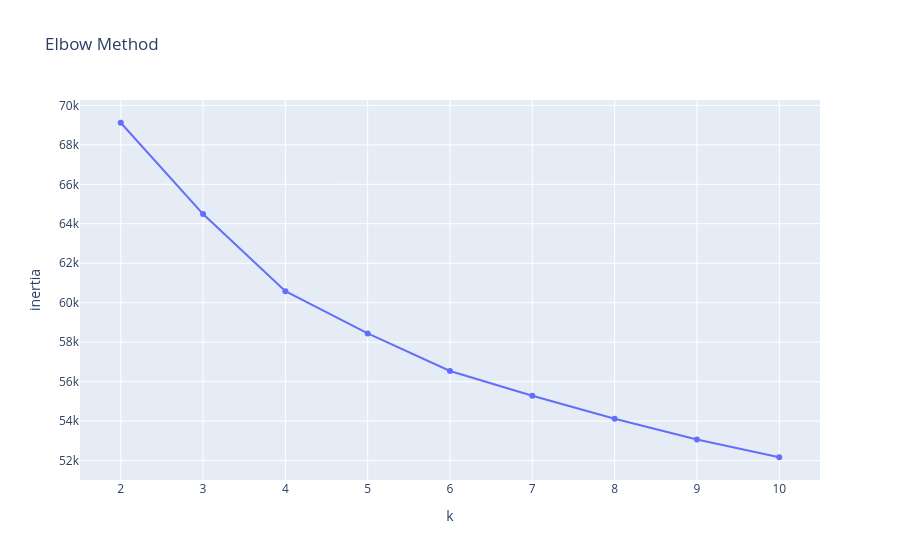
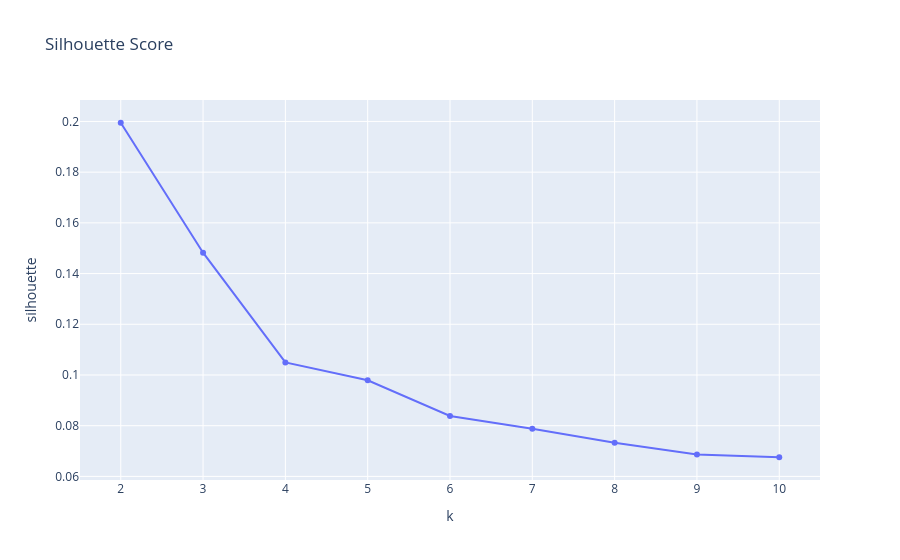

Notebook code for these charts, in order:
### Code cell
px.line(
    df_results,
    x="k",
    y="inertia",
    markers=True,
    title="Elbow Method"
).show()

px.line(
    df_results,
    x="k",
    y="silhouette",
    markers=True,
    title="Silhouette Score"
).show()

### Figure 1 — Plotly figure (JSON) as saved in the notebook; plotly's stock layout.template omitted (floating-point values rounded to 4 significant figures)
{"data": [{"hovertemplate": "k=%{x}<br>inertia=%{y}<extra></extra>", "legendgroup": "", "line": {"color": "#636efa", "dash": "solid"}, "marker": {"symbol": "circle"}, "mode": "lines+markers", "name": "", "orientation": "v", "showlegend": false, "type": "scatter", "x": [2, 3, 4, 5, 6, 7, 8, 9, 10], "xaxis": "x", "y": [69120.0, 64490.0, 60580.0, 58440.0, 56540.0, 55290.0, 54120.0, 53070.0, 52170.0], "yaxis": "y"}], "layout": {"legend": {"tracegroupgap": 0}, "title": {"text": "Elbow Method"}, "xaxis": {"anchor": "y", "domain": [0, 1], "title": {"text": "k"}}, "yaxis": {"anchor": "x", "domain": [0, 1], "title": {"text": "inertia"}}}}

### Figure 2 — Plotly figure (JSON) as saved in the notebook; plotly's stock layout.template omitted (floating-point values rounded to 4 significant figures)
{"data": [{"hovertemplate": "k=%{x}<br>silhouette=%{y}<extra></extra>", "legendgroup": "", "line": {"color": "#636efa", "dash": "solid"}, "marker": {"symbol": "circle"}, "mode": "lines+markers", "name": "", "orientation": "v", "showlegend": false, "type": "scatter", "x": [2, 3, 4, 5, 6, 7, 8, 9, 10], "xaxis": "x", "y": [0.1995, 0.1482, 0.105, 0.09793, 0.08385, 0.0788, 0.07329, 0.06865, 0.06755], "yaxis": "y"}], "layout": {"legend": {"tracegroupgap": 0}, "title": {"text": "Silhouette Score"}, "xaxis": {"anchor": "y", "domain": [0, 1], "title": {"text": "k"}}, "yaxis": {"anchor": "x", "domain": [0, 1], "title": {"text": "silhouette"}}}}
